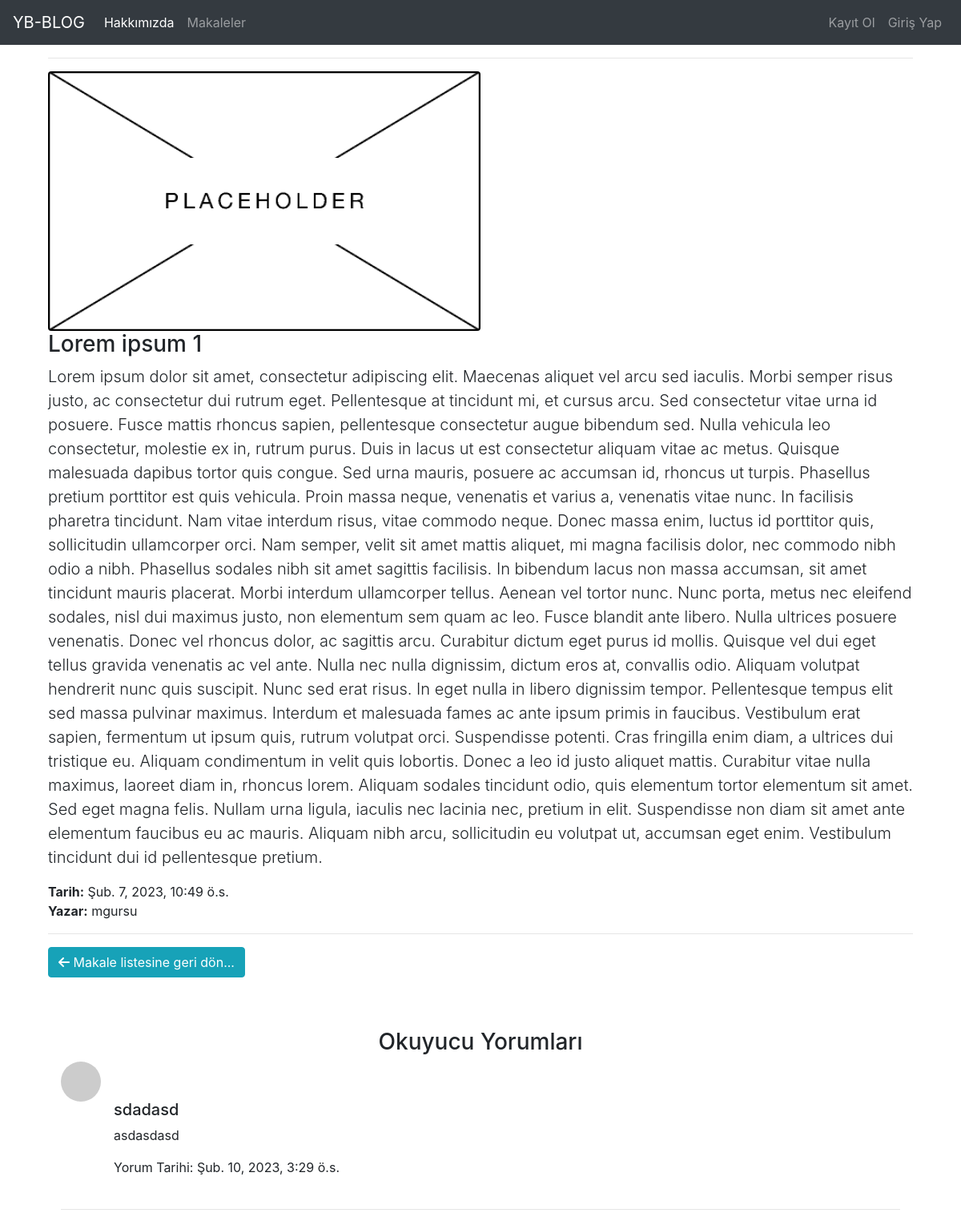
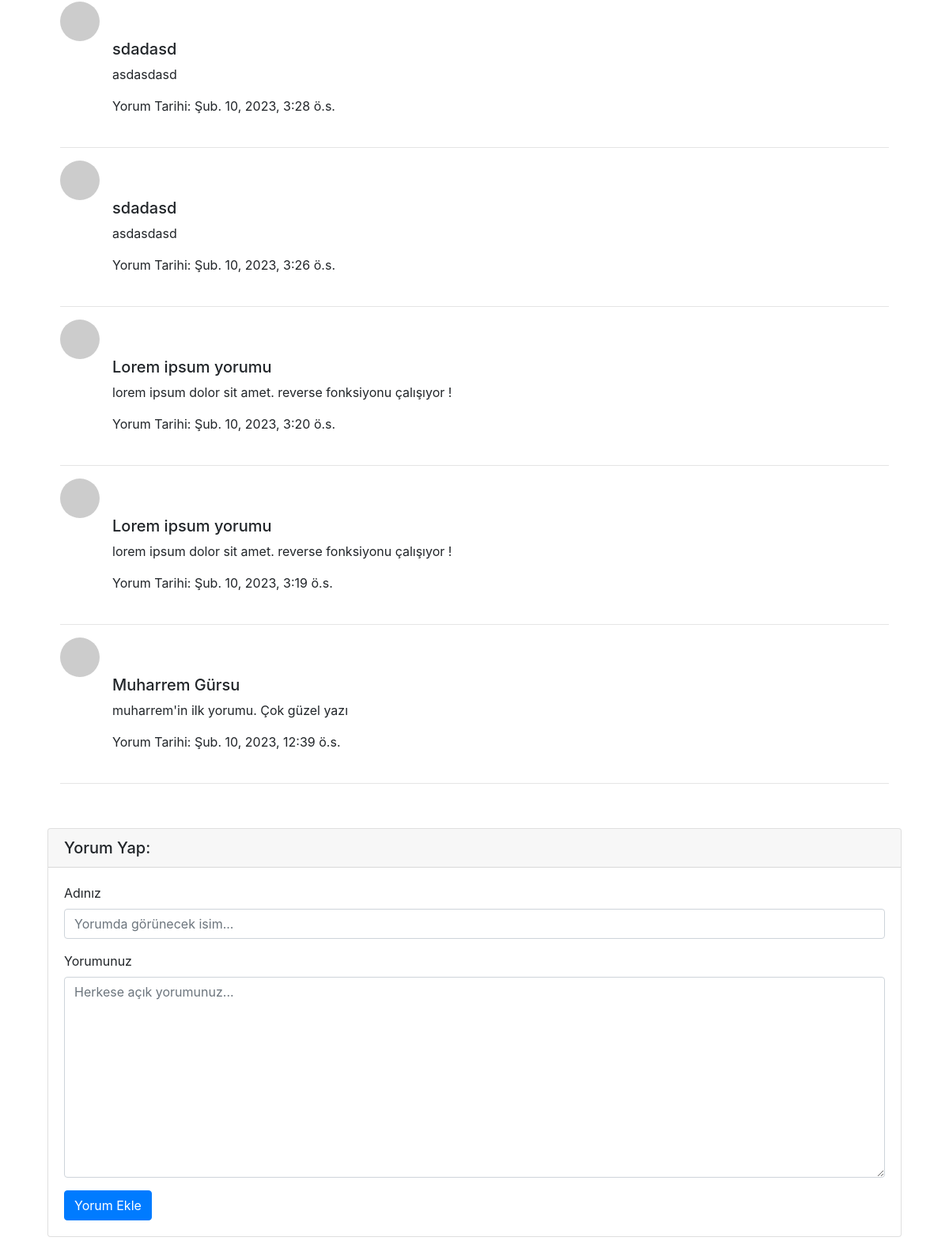
The app's page /articles/detail/9 with its own data (2 pictures, top to bottom).
### article/models.py (models this page shows, shortened)
class Article(models.Model):
    author = models.ForeignKey('auth.User', on_delete=models.CASCADE, verbose_name='Yazar') # Django içindeki hazır user sınıfını kullandık
    title = models.CharField(max_length=50, verbose_name='Başlık')
    content = RichTextField()
    created_date = models.DateTimeField(auto_now_add=True, verbose_name='Oluşturulma Tarihi')
    article_image = models.FileField(blank=True, null=True, verbose_name='Görsel Ekle') # makalede görsel olmak zorunda değilse, blank ve null argümanlarını True yap
    class Meta:
        ordering = ['created_date']

class Comment(models.Model):
    article = models.ForeignKey(Article, on_delete=models.CASCADE, verbose_name='Makale', related_name='comments')
    comment_author = models.CharField(max_length=50, verbose_name='İsim')
    comment_content = models.CharField(max_length=250, verbose_name='Yorum')
    comment_date = models.DateTimeField(auto_now=True, verbose_name='Oluşturulma Tarihi')
    class Meta:
        ordering = ['-comment_date']

### article/views.py (the view)
# urls.py: path('detail/<int:id>', views.detail, name='detail'),
def detail(request, id):
    """Article modelinden id'ye göre nesne çekiyor, bulamazsa da 404 sayfası gödneriyor."""
    article = get_object_or_404(Article, id=id)
    comments = article.comments.all()
    return render(request,'detail.html', {"article": article, 'comments':comments})

### templates/detail.html (shortened to what this page needs)
{% extends 'layout.html' %}
{% block body %}
<div class="container">
    <hr>
    {% if article.article_image %}
    <img src="{{ article.article_image.url }}" alt="" class="img-fluid rounded w-50">
    {% else %}
    <img src="/media/image_placeholder.png" alt="" class="img-fluid rounded w-50">
    {% endif %}
    <h3>{{ article.title }}</h3>
    <p class="lead">{{ article.content|safe}}</p>
    <strong>Tarih:</strong> {{ article.created_date}}
    <br>
    <strong>Yazar:</strong> {{ article.author}}
    <hr>
    <a class="btn btn-info" href="/articles/">
        <i class="fa-sharp fa-solid fa-arrow-left"></i> Makale listesine geri dön...
    </a>
    <br>
    <br>
    <br>
    <div class="p-3">
        {% if comments %}
        <h3 class="text-center">Okuyucu Yorumları</h3>
            {% for comment in comments %}
                    <div class="media mb-4">
                        <img src="https://via.placeholder.com/50x50" alt="" class="d-flex mr-3 rounded-circle">
                        <div class="media-body">
                            <h5 class="mt-5">{{ comment.comment_author }}</h5>
                            <p>{{ comment.comment_content}}</p>
                            <p>Yorum Tarihi: {{ comment.comment_date }} </p>
                        </div>
                    </div>
                    <hr>
            {% endfor %}
        {% else %}
        <div class="alert alert-warning">Yorum yok...</div>
        {% endif %}
    </div>
    <div class="card my-4">
        <h5 class="card-header">Yorum Yap:</h5>
        <div class="card-body">
            <form action="/articles/comment/{{ article.id }}" method="POST">
                <div class="form-group">
                    <label for="comment_name">Adınız</label>
                    <input type="text" class="form-control" name="comment_author" id="comment_name" placeholder="Yorumda görünecek isim...">
                  </div>
                  <div class="form-group">
                    <label for="yorum">Yorumunuz</label>
                    <textarea class="form-control" name="comment_content" id="yorum" cols="30" rows="10" placeholder="Herkese açık yorumunuz..."></textarea>
                  </div>
                <button class="btn btn-primary" type="submit">Yorum Ekle</button>
            </form>
        </div>
    </div>
</div>
{% endblock %}

### records on screen
Article: title "Lorem ipsum 1", content "Lorem ipsum dolor sit amet, consectetur adipiscing elit. Maecenas aliquet vel arcu sed iaculis. Morbi semper risus justo, ac consectetur dui rutrum eget. Pellentesque at tincidunt mi, et cursus arcu. Sed consectetur vitae urna id posuere. Fusce mattis rhoncus sapien, pellentesque consectetur augue bibendum sed. Nulla vehicula leo consectetur, molestie ex in, rutrum purus. Duis in lacus ut est consectetur aliquam vitae ac metus. Quisque malesuada dapibus tortor quis congue. Sed urna mauris, posuere ac accumsan id, rhoncus ut turpis. Phasellus pretium porttitor est quis vehicula. Proin massa neque, venenatis et varius a, venenatis vitae nunc. In facilisis pharetra tincidunt. Nam vitae…", created_date "Şub. 7, 2023, 10:49 ö.s.", author "mgursu"
Comment: comment_author "sdadasd", comment_content "asdasdasd", comment_date "Şub. 10, 2023, 3:29 ö.s."
Comment: comment_author "sdadasd", comment_content "asdasdasd", comment_date "Şub. 10, 2023, 3:28 ö.s."
Comment: comment_author "sdadasd", comment_content "asdasdasd", comment_date "Şub. 10, 2023, 3:26 ö.s."
Comment: comment_author "Lorem ipsum yorumu", comment_content "lorem ipsum dolor sit amet. reverse fonksiyonu çalışıyor !", comment_date "Şub. 10, 2023, 3:20 ö.s."
Comment: comment_author "Lorem ipsum yorumu", comment_content "lorem ipsum dolor sit amet. reverse fonksiyonu çalışıyor !", comment_date "Şub. 10, 2023, 3:19 ö.s."
Comment: comment_author "Muharrem Gürsu", comment_content "muharrem'in ilk yorumu. Çok güzel yazı", comment_date "Şub. 10, 2023, 12:39 ö.s."
